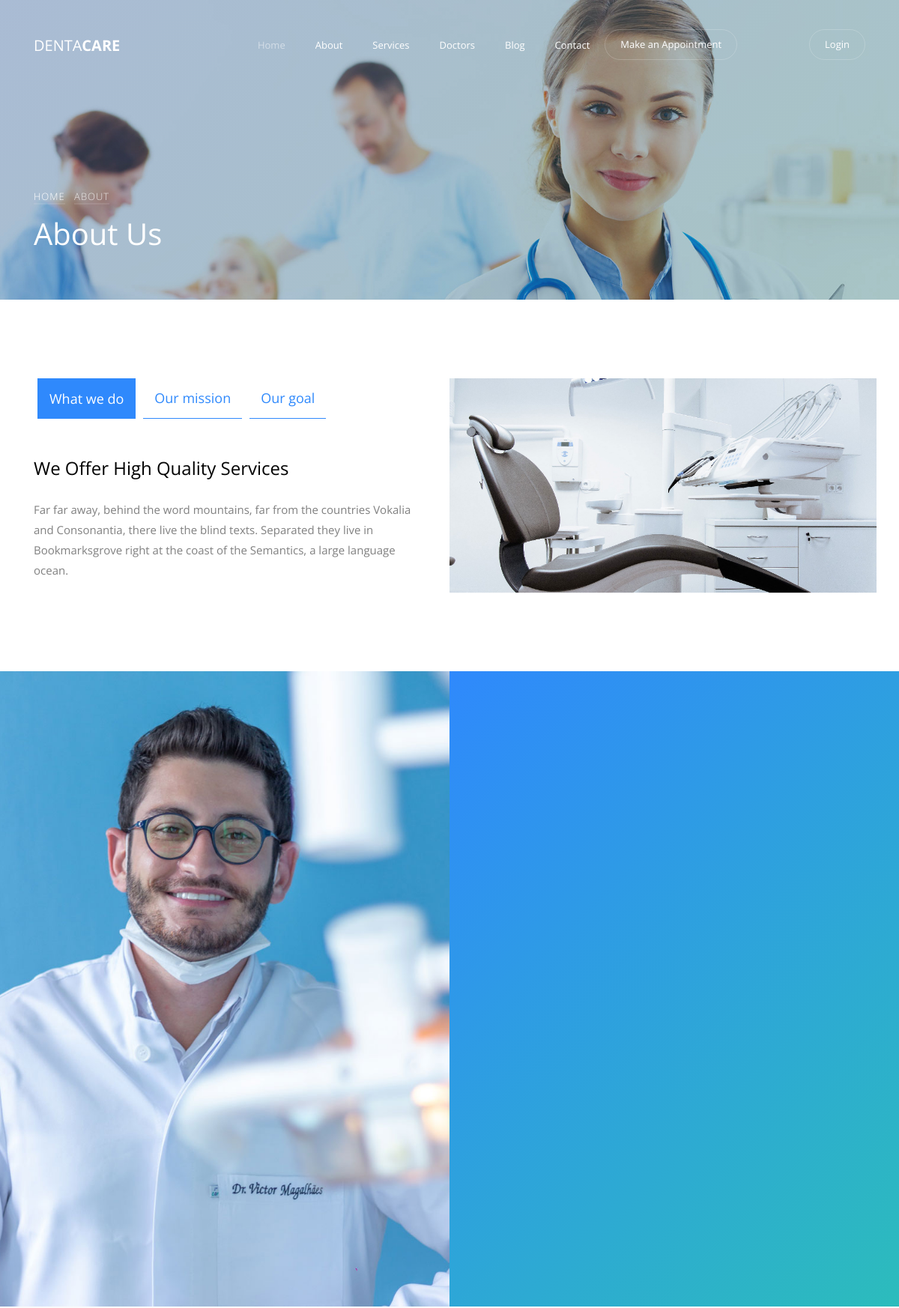
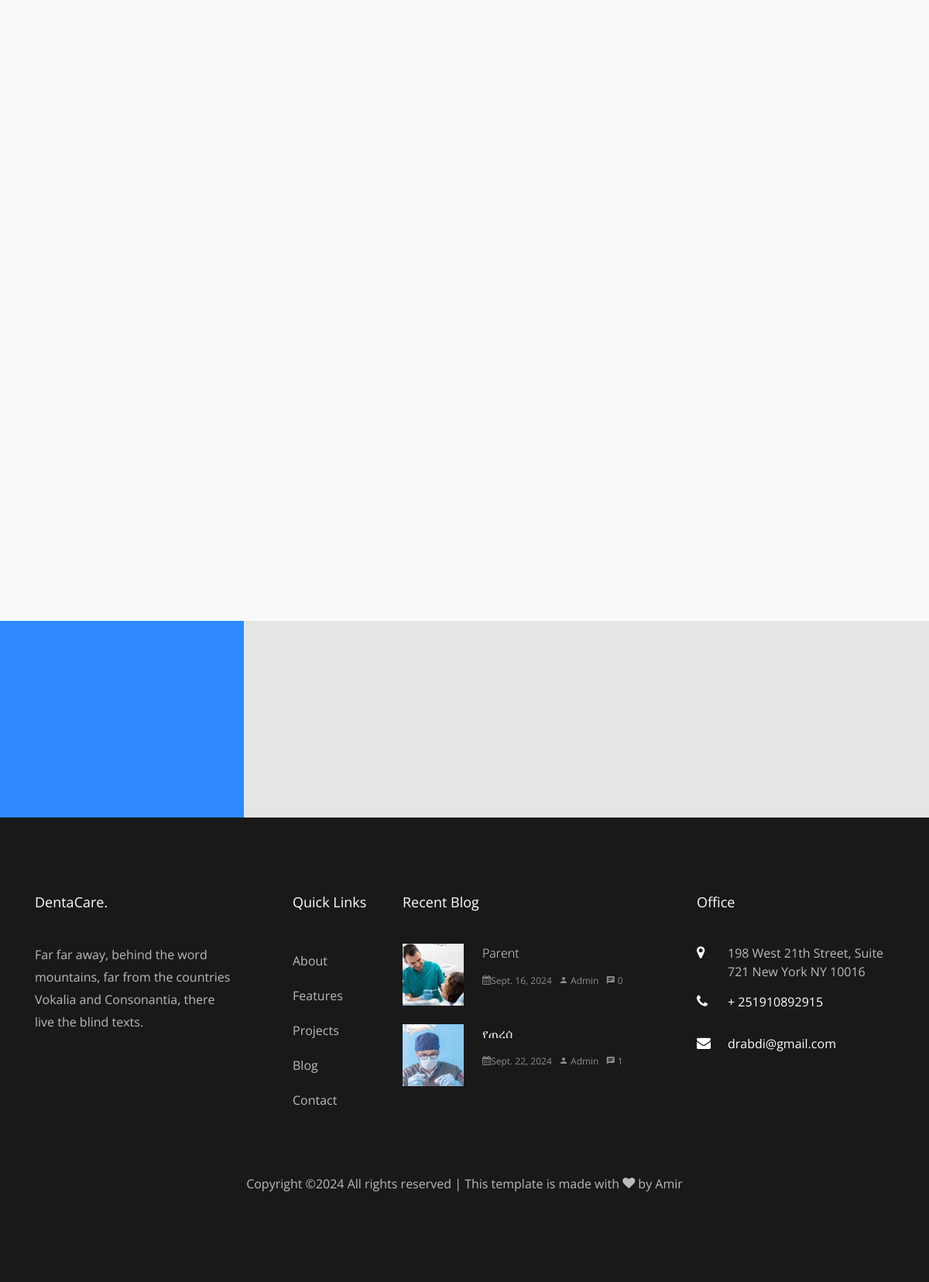
/about.html, run on the app's committed database (2 pictures, top to bottom).
### menan/models.py (models this page shows)
class Slider(models.Model):
    image = models.ImageField(upload_to='pics')
    title = models.CharField(max_length=255)
    desc = models.TextField()

class What_we_do(models.Model):
    title = models.CharField(max_length=255)
    desc = models.TextField()

class Abt_Presonal(models.Model):
    abt_heading1 = models.CharField(max_length=255)
    image = models.ImageField(upload_to='pics')
    h1_desc = models.TextField()
    heading21 = models.CharField(max_length=255)
    heading21_desc = models.TextField()
    heading22 = models.CharField(max_length=255)
    heading22_desc = models.TextField()
    heading23 = models.CharField(max_length=255)
    heading23_desc = models.TextField()

class Contact(models.Model):
    address = models.CharField(max_length=255)
    phone = models.CharField(max_length=20)
    email = models.EmailField()
    website = models.URLField()

### blog/models.py (models this page shows, shortened)
class Blogs(models.Model):
    image = models.ImageField(upload_to='pics')
    title = models.CharField(max_length=255)
    desc = models.TextField()
    author = models.CharField(max_length=100, default='Admin')
    created_at = models.DateField(auto_now_add=True)
    comments_count = models.IntegerField(default=0)
    category = models.ForeignKey(Category, on_delete=models.CASCADE)
    link = models.URLField(blank=True, null=True)

### menan/views.py (the view)
# urls.py: path('about.html', views.about, name='about'),
def about(request):
    slider = Slider.objects.all()
    sliders = slider[:1]
    mission = Our_mission.objects.all()
    goal = Our_goal.objects.all()
    action = What_we_do.objects.all()
    persons = Abt_Presonal.objects.all()
    tests = Testimonials.objects.all()
    achievs = Achievements.objects.all()
    blg = Blogs.objects.all()
    blgs = blg[:2]
    contacts = Contact.objects.all()
    res = {
        "missions":mission,
        "goals": goal,
        "actions":action,
        "persons":persons,
        "tests":tests,
        "achievs":achievs,
        "sliders":sliders,
        'blgs':blgs,
        'contacts':contacts
    }
    return render(request, 'about.html', res)

### menan/templates/about.html (shortened to what this page needs)
{%  extends "base.html" %}
{% load static%}
{% block content %}
    <section class="home-slider owl-carousel">
		{% for slider in sliders%}
      <div class="slider-item bread-item" style="background-image: url({{slider.image.url}});" data-stellar-background-ratio="0.5">
        <div class="overlay"></div>
        <div class="container" data-scrollax-parent="true">
          <div class="row slider-text align-items-end">
            <div class="col-md-7 col-sm-12 ftco-animate mb-5">
              <p class="breadcrumbs" data-scrollax=" properties: { translateY: '70%', opacity: 1.6}"><span class="mr-2"><a href="{% url 'home' %}">Home</a></span> <span>About</span></p>
              <h1 class="mb-3" data-scrollax=" properties: { translateY: '70%', opacity: .9}">About Us</h1>
            </div>
          </div>
        </div>
      </div>
	  {%endfor%}
    </section>
		<section class="ftco-section">
    	<div class="container">
    		<div class="row d-md-flex">
	    		<div class="col-md-6 ftco-animate img about-image order-md-last" style="background-image: url({% static 'menanapp/images/about.jpg' %});">
	    		</div>
	    		<div class="col-md-6 ftco-animate pr-md-5 order-md-first">
		    		<div class="row">
		          <div class="col-md-12 nav-link-wrap mb-5">
		            <div class="nav ftco-animate nav-pills" id="v-pills-tab" role="tablist" aria-orientation="vertical">
		              <a class="nav-link active" id="v-pills-whatwedo-tab" data-toggle="pill" href="#v-pills-whatwedo" role="tab" aria-controls="v-pills-whatwedo" aria-selected="true">What we do</a>
		              <a class="nav-link" id="v-pills-mission-tab" data-toggle="pill" href="#v-pills-mission" role="tab" aria-controls="v-pills-mission" aria-selected="false">Our mission</a>
		              <a class="nav-link" id="v-pills-goal-tab" data-toggle="pill" href="#v-pills-goal" role="tab" aria-controls="v-pills-goal" aria-selected="false">Our goal</a>
		            </div>
		          </div>
		          <div class="col-md-12 d-flex align-items-center">
		            <div class="tab-content ftco-animate" id="v-pills-tabContent">
						{%for action in actions%}
		              <div class="tab-pane fade show active" id="v-pills-whatwedo" role="tabpanel" aria-labelledby="v-pills-whatwedo-tab">
		              	<div>
			                <h2 class="mb-4">{{action.title}} </h2>
			              	<p>{{action.desc}} </p>
				            </div>
		              </div>
					  {%endfor%}
		            </div>
		          </div>
		        </div>
		      </div>
		    </div>
    	</div>
    </section>
    <section class="ftco-section-2">
    	<div class="container-wrap">
			{%for person in persons%}
      	<div class="row d-flex no-gutters">
      		<div class="col-md-6 img" style="background-image: url({{person.image.url}});">
      		</div>
      		<div class="col-md-6 d-flex">
      			<div class="about-wrap">
      			</div>
      		</div>
      	</div>
		{%endfor%}
      </div>
    </section>
    <section class="ftco-section testimony-section bg-light">
		<div class="container">
			<div class="row justify-content-center mb-5 pb-3">
			</div>
		</div>
    </section>
    {% for slider in sliders%}
    <section class="ftco-section ftco-counter img" id="section-counter" style="background-image: url({{slider.image.url}});" data-stellar-background-ratio="0.5">
    	<div class="container">
			{% for achiv in achievs %}
    		<div class="row d-flex align-items-center">
    			<div class="col-md-3 aside-stretch py-5">
    			</div>
    			<div class="col-md-9 py-5 pl-md-5">
		    		<div class="row">
		        </div>
		      </div>
	      </div>
		  {%endfor%}
    	</div>
    </section>
	{%endfor%}
{%endblock%}

### menan/templates/base.html (shortened to what this page needs)
{% load static%}
{% static "menanapp/images" as baseUrl %}
<!DOCTYPE html>
<html lang="en">
  <head>
    <link rel="stylesheet" href="{% static 'menanapp/css/open-iconic-bootstrap.min.css' %}">
    <link rel="stylesheet" href="{% static 'menanapp/css/animate.css' %}">
    <link rel="stylesheet" href="{% static 'menanapp/css/owl.carousel.min.css' %}">
    <link rel="stylesheet" href="{% static 'menanapp/css/owl.theme.default.min.css' %}">
    <link rel="stylesheet" href="{% static 'menanapp/css/magnific-popup.css' %}">
    <link rel="stylesheet" href="{% static 'menanapp/css/aos.css' %}">
    <link rel="stylesheet" href="{% static 'menanapp/css/ionicons.min.css' %}">
    <link rel="stylesheet" href="{% static 'menanapp/css/bootstrap-datepicker.css' %}">
    <link rel="stylesheet" href="{% static 'menanapp/css/jquery.timepicker.css' %}">
    <link rel="stylesheet" href="{% static 'menanapp/css/flaticon.css' %}">
    <link rel="stylesheet" href="{% static 'menanapp/css/icomoon.css' %}">
    <link rel="stylesheet" href="{% static 'menanapp/css/style.css' %}">
  </head>
  <body>
        <nav class="navbar navbar-expand-lg navbar-dark ftco_navbar bg-dark ftco-navbar-light" id="ftco-navbar">
            <div class="container">
            <a class="navbar-brand" href="{% url 'home' %}">Denta<span>Care</span></a>
            <div class="collapse navbar-collapse" id="ftco-nav">
                <ul class="navbar-nav ml-auto">
                    <li class="nav-item active"><a href="{% url 'home' %}" class="nav-link">Home</a></li>
                    <li class="nav-item"><a href="{% url 'about' %}" class="nav-link">About</a></li>
                    <li class="nav-item"><a href="{% url 'services' %}" class="nav-link">Services</a></li>
                    <li class="nav-item"><a href="{% url 'doctor:doctors' %}" class="nav-link">Doctors</a></li>
                    <li class="nav-item"><a href="{% url 'blog:blog' %}" class="nav-link">Blog</a></li>
                    <li class="nav-item"><a href="{% url 'contact' %}" class="nav-link">Contact</a></li>
                    <li class="nav-item cta"><a href="{% url 'contact' %}" class="nav-link mr-5" data-toggle="modal" data-target="#modalRequest"><span>Make an Appointment</span></a></li>
                    {% if user.is_authenticated %}
                        {% if user.is_superuser %}
                            <li class="nav-item cta ml-5"><a href="{% url 'admin:index' %}" class="nav-link"><span>Admin</span></a></li>
                        {% endif %}
                        <li class="nav-item cta ml-3"><a href="{% url 'logout' %}" class="nav-link"><span>Logout</span></a></li>
                    {% else %}
                        <li class="nav-item cta ml-5"><a href="{% url 'login' %}" class="nav-link"><span>Login</span></a></li>
                    {% endif %}
                </ul>
            </div>
            </div>
        </nav>
        {% block content %}
        {% endblock %}
        <footer class="ftco-footer ftco-bg-dark ftco-section">
            <div class="container">
            <div class="row mb-5">
                <div class="col-md-3">
                <div class="ftco-footer-widget mb-4">
                    <h2 class="ftco-heading-2">DentaCare.</h2>
                    <p>Far far away, behind the word mountains, far from the countries Vokalia and Consonantia, there live the blind texts.</p>
                </div>
                <ul class="ftco-footer-social list-unstyled float-md-left float-lft ">
                </ul>
                </div>
                <div class="col-md-2">
                    <div class="ftco-footer-widget mb-4 ml-md-5">
                        <h2 class="ftco-heading-2">Quick Links</h2>
                        <ul class="list-unstyled">
                        <li><a href="#" class="py-2 d-block">About</a></li>
                        <li><a href="#" class="py-2 d-block">Features</a></li>
                        <li><a href="#" class="py-2 d-block">Projects</a></li>
                        <li><a href="#" class="py-2 d-block">Blog</a></li>
                        <li><a href="#" class="py-2 d-block">Contact</a></li>
                        </ul>
                    </div>
                </div>
                <div class="col-md-4 pr-md-4">
                <div class="ftco-footer-widget mb-4">
                    <h2 class="ftco-heading-2">Recent Blog</h2>
                    {% for blg in blgs%}
                    <div class="block-21 mb-4 d-flex">
                        <a class="blog-img mr-4" style="background-image: url({{blg.image.url}});"></a>
                        <div class="text">
                            <h3 class="heading"><a href={% url 'blog:blog' %}>{{blg.title}}</a></h3>
                            <div class="meta">
                            <div><a href={% url 'blog:blog' %}><span class="icon-calendar"></span>{{blg.created_at}}</a></div>
                            <div><a href={% url 'blog:blog' %}><span class="icon-person"></span> {{blg.author}}</a></div>
                            <div><a href={% url 'blog:blog' %}><span class="icon-chat"></span> {{blg.comments_count}}</a></div>
                            </div>
                        </div>
                    </div>
                    {%endfor%}
                </div>
                </div>
                <div class="col-md-3">
                    <div class="ftco-footer-widget mb-4">
                        <h2 class="ftco-heading-2">Office</h2>
                        {%for cont in contacts%}
                        <div class="block-23 mb-3">
                            <ul>
                            <li><span class="icon icon-map-marker"></span><span class="text">{{cont.address}}</span></li>
                            <li><a href="#"><span class="icon icon-phone"></span><span class="text">{{cont.phone}}</span></a></li>
                            <li><a href="#"><span class="icon icon-envelope"></span><span class="text">{{cont.email}}</span></a></li>
                            </ul>
                        </div>
                        {%endfor%}
                    </div>
                </div>
            </div>
            <div class="row">
                <div class="col-md-12 text-center">
                <p>
        Copyright &copy;<script>document.write(new Date().getFullYear());</script> All rights reserved | This template is made with <i class="icon-heart" aria-hidden="true"></i> by <a href="https://colorlib.com" target="_blank">Amir</a>
        </p>
                </div>
            </div>
            </div>
        </footer>
    </body>
  </html>

### static/menanapp/css/icomoon.css (style rules this page uses)
[class^="icon-"], [class*=" icon-"] { font-family: 'icomoon' !important; speak: none; font-style: normal; font-weight: normal; font-variant: normal; text-transform: none; line-height: 1; -webkit-font-smoothing: antialiased; -moz-osx-font-smoothing: grayscale; }
.icon-heart:before { content: "\f004"; }
.icon-map-marker:before { content: "\f041"; }
.icon-calendar:before { content: "\f073"; }
.icon-phone:before { content: "\f095"; }
.icon-envelope:before { content: "\f0e0"; }
.icon-chat:before { content: "\e0b7"; }
.icon-person:before { content: "\e7fd"; }

### data on the page
Slider: image (picture)
What_we_do: title "We Offer High Quality Services", desc "Far far away, behind the word mountains, far from the countries Vokalia and Consonantia, there live the blind texts. Separated they live in Bookmarksgrove right at the coast of the Semantics, a large language ocean."
Abt_Presonal: image (picture)
Blogs: image (picture), title "Parent", created_at "Sept. 16, 2024", author "Admin", comments_count "0"
Blogs: image (picture), title "የጠረሰ", created_at "Sept. 22, 2024", author "Admin", comments_count "1"
Contact: address "198 West 21th Street, Suite 721 New York NY 10016", phone "+ 251910892915", email "drabdi@gmail.com"
